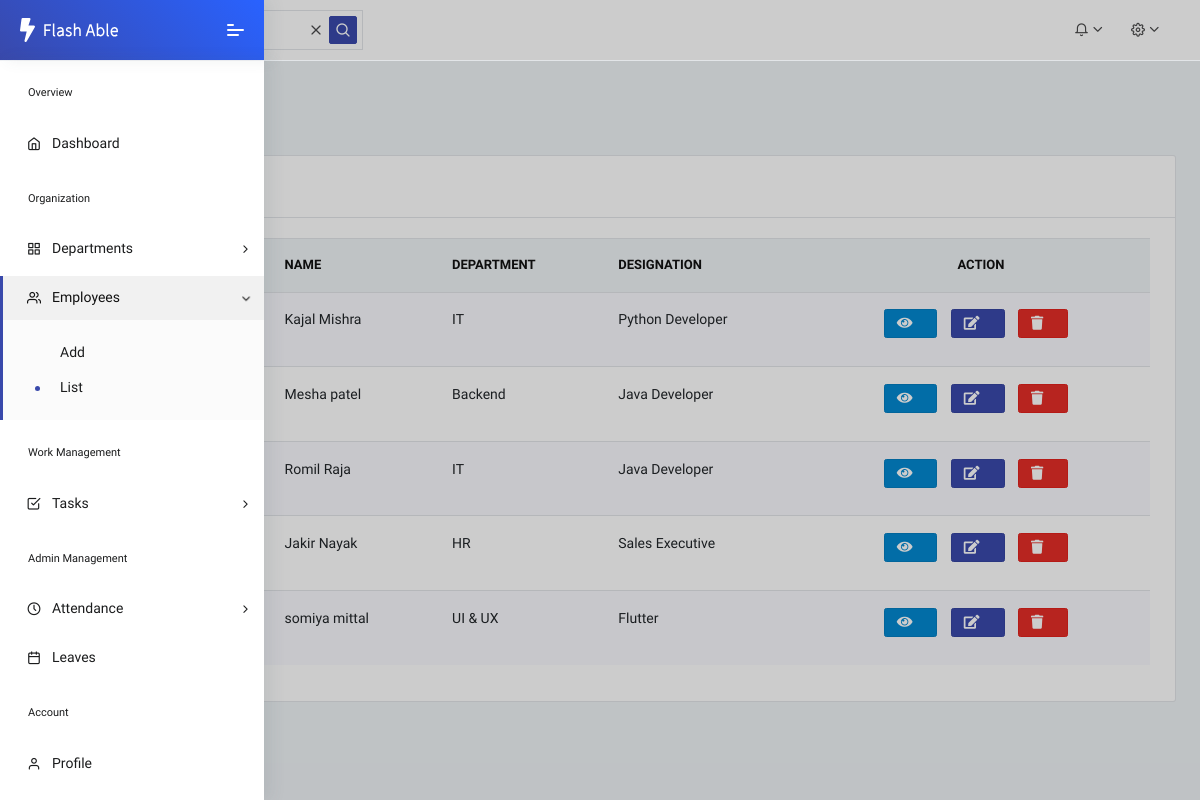
/list_employee/, run on the app's committed database.
### core/models.py (models this page shows, shortened)
class EmployeeProfile(models.Model):
    user = models.OneToOneField(User, on_delete=models.CASCADE)
    department = models.ForeignKey(
        Department,
        on_delete=models.SET_NULL,
        null=True,
        blank=True
    )
    designation = models.CharField(max_length=100)
    salary = models.DecimalField(max_digits=10, decimal_places=2)
    join_date = models.DateField(auto_now_add=True)
    experience = models.PositiveIntegerField(
        help_text="Years of experience",
        null=True,
        blank=True
    )

class User(AbstractUser):
    ROLE_CHOICES = [
        ("ADMIN", "Admin"),
        ("EMPLOYEE", "Employee"),
    ]
    role = models.CharField(max_length=20, choices=ROLE_CHOICES)
    phone = models.CharField(max_length=15, blank=True)
    address = models.TextField(blank=True)
    email = models.EmailField(unique = True)
    is_active = models.BooleanField(default=True)
    profile_pic = models.ImageField(
        upload_to="profile_pics/",
        default="profile_pics/default.png",
        blank=True
    )
    otp = models.IntegerField(null=True, blank=True)
    otp_created_at = models.DateTimeField(null=True,blank=True)
    otp_attempts = models.IntegerField(default=0)

class Department(models.Model):
    name = models.CharField(max_length=100)
    description = models.TextField(blank=True)

### core/views.py (the view)
# urls.py: path('list_employee/', views.list_employee, name='list-employee'),
def list_employee(request):
    employees = EmployeeProfile.objects.select_related('user','department')
    context = {
        'employees' : employees
    }
    return render(request,'employee/Employee_list.html',context)

### core/templates/employee/Employee_list.html (shortened to what this page needs)
{% extends 'dashboard/Admin_Dashboard.html' %}
{% load static %}
{% block mein %}
<div class="pcoded-main-container">
    <div class="pcoded-wrapper">
        <div class="pcoded-content">
            <div class="pcoded-inner-content">
                <div class="main-body">
                    <div class="page-wrapper">
                        <div class="page-header">
                            <div class="page-block">
                                <div class="row align-items-center">
                                    <div class="col-md-12">
                                        <div class="page-header-title">
                                            <h5 class="m-b-10">Sample Page</h5>
                                        </div>
                                        <ul class="breadcrumb">
                                            <li class="breadcrumb-item"><a href="index.html"></a></li>
                                            <li class="breadcrumb-item"><a href="#!">Sample Page</a></li>
                                        </ul>
                                    </div>
                                </div>
                            </div>
                        </div>
                        <div class="row">
                            <div class="col-xl-12">
                                <div class="card">
                                    <div class="card-header">
                                        <h5>Employee List</h5>
                                    </div>
                                    <div class="card-body table-border-style">
                                        <div class="table-responsive">
                                            <table class="table table-striped">
                                                <thead>
                                                    <tr>
                                                        <th>#</th>
                                                        <th>Photo</th>
                                                        <th>Name</th>
                                                        <th>Department</th>
                                                        <th>Designation</th>
                                                        <th class="text-center">Action</th>
                                                    </tr>
                                                </thead>
                                                <tbody>
                                                {% for emp in employees %}
                                                    <tr>
                                                        <td>{{ forloop.counter }}</td>
                                                        <td>
                                                        </td>
                                                        <td>
                                                            {{ emp.user.first_name }}
                                                            {{ emp.user.last_name }}
                                                        </td>
                                                        <td>
                                                            {{ emp.department.name }}
                                                        </td>
                                                        <td>
                                                            {{ emp.designation }}
                                                        </td>
                                                        <td class="text-center">
                                                            <a class="btn btn-info btn-sm " href="{% url 'show-employee' pk=emp.id %}" >
                                                                <i class="fa fa-eye"></i>
                                                              </a>
                                                              <a class="btn btn-primary btn-sm " href="{% url 'edit-employee' pk=emp.id %}" >
                                                                <i class="fa fa-edit"></i>
                                                              </a>
                                                              <a class="btn btn-danger btn-sm " href="{% url 'delete-employee' pk=emp.id %}" >
                                                                <i class="fa fa-trash"></i>
                                                              </a>
                                                        </td>
                                                    </tr>
                                                {% endfor %}
                                                </tbody>
                                            </table>
                                        </div>
                                    </div>
                                </div>
                            </div>
                        </div>
                    </div>
                </div>
            </div>
        </div>
    </div>
</div>
{% endblock %}

### data on the page
EmployeeProfile: user.first_name "Kajal", user.last_name "Mishra", department.name "IT", designation "Python Developer"
EmployeeProfile: user.first_name "Mesha", user.last_name "patel", department.name "Backend", designation "Java Developer"
EmployeeProfile: user.first_name "Romil", user.last_name "Raja", department.name "IT", designation "Java Developer"
EmployeeProfile: user.first_name "Jakir", user.last_name "Nayak", department.name "HR", designation "Sales Executive"
EmployeeProfile: user.first_name "somiya", user.last_name "mittal", department.name "UI & UX", designation "Flutter"
